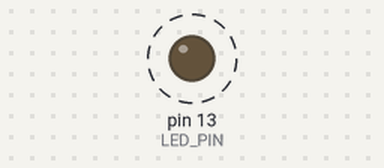
Simulated run of this sketch. Board: Arduino Uno, built with avr-gcc and run on an emulated ATmega328P. Shown: output pins drawn as LEDs (lit = HIGH). Dashed ring = blinking. What the sketch prints to the serial monitor is not drawn.

Above: at 0.5 s.
Timing chart, 0 to 4.7 s (numbered marks = the images above):
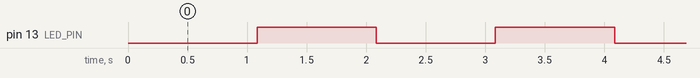

The sketch:

Uso_de_Wokwi_.ino
```cpp
//declaración de variables
int LED_PIN = 13;
byte estadoLed = 0;
int contador = 0;
long numeroLargo = 123456;
float numeroDecimal = 3.14;
bool encendido = false;

void setup() {
  pinMode(LED_PIN, OUTPUT);
  Serial.begin(9600);
  //operaciones bitwise
  byte a = 0b00001111;
  byte b = 0b00000101;

  Serial.println("Operaciones Bitwise:");
  Serial.print("AND: ");
  Serial.println(a & b, BIN);
  Serial.print("OR: ");
  Serial.println(a | b, BIN);
  Serial.print("XOR: ");
  Serial.println(a ^ b, BIN);
  Serial.print("NOT a: ");
  Serial.println(~a, BIN);
  Serial.print("Shift Left (1 << 2): ");
  Serial.println(1 << 2, BIN);
  Serial.print("Shift Right (8 >> 1): ");
  Serial.println(8 >> 1, BIN);
  //activar primer bit
  estadoLed = estadoLed | (1 << 0);
}
void loop() {
  //alternar estado con XOR
  estadoLed = estadoLed ^ 0b00000001;
  //verificar estado con AND
  if ((estadoLed & 1) == 1) {
    digitalWrite(LED_PIN, HIGH);
    encendido = true;
  } else {
    digitalWrite(LED_PIN, LOW);
    encendido = false;
  }
  delay(500);
  //contador circular de 0 a 7
  contador = (contador + 1) % 8;
  Serial.print("Shift dinámico: ");
  Serial.println(1 << contador, BIN);
  delay(500);
} 
```

Measured:
- by itself, pin 13 (LED_PIN): alternates HIGH for 1.0 s and LOW for 1.0 s
